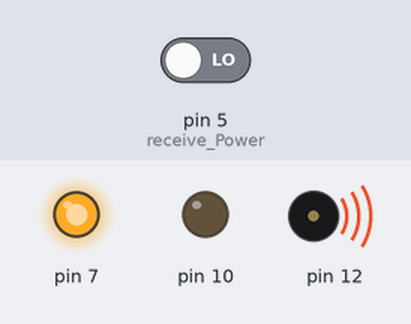
A sketch run on a simulated Arduino Uno, built with avr-gcc and run on an emulated ATmega328P. Parts: output pins drawn as LEDs (lit = HIGH), buzzer (waves = sounding). Inputs (shaded band) come from the test bench; at power-on: pin 5 (receive_Power) LOW.

Above: at 1.2 s.
1.3 s: pin 5 (receive_Power) driven HIGH
At 2.4 s:
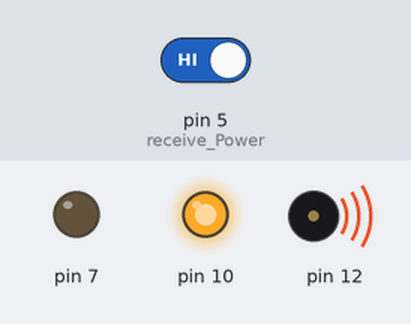
2.8 s: pin 5 (receive_Power) driven LOW
At 3.5 s:
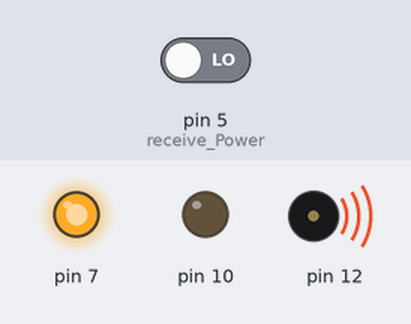
Timing chart, 0 to 5.8 s (numbered marks = the images above; inputs shaded):
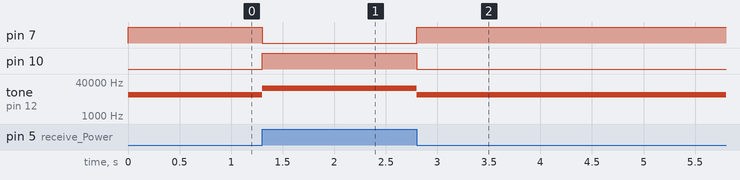

The sketch:

OFMSTX.ino
```cpp
 int sender_code = 1;
int receive_Power =5;


void setup() {
  pinMode(receive_Power,INPUT);
  pinMode(sender_code,OUTPUT);
  Serial.begin(9600);
  pinMode(7, OUTPUT);
  pinMode(10, OUTPUT);

}

void loop() {

  if(digitalRead( receive_Power)==1)
    {
        tone(12,20000);                //ส่ง20kHzและแสดงLEDสีเขียวที่ขา10   ต่อไฟบ้าน
        digitalWrite(7,LOW);
        digitalWrite(10,HIGH);

    }

   if(digitalRead( receive_Power)==0)
     {
        tone(12,10000);              //ส่ง10kHzและแสดงLEDสีเหลืองที่ขา7   ต่อไฟแบตเตอรี่
        digitalWrite(7,HIGH);
        digitalWrite(10,LOW);
        ;

    }
}
```

Measured:
- after the input at 1.3 s, pin 7: HIGH → LOW at once; pin 10: LOW → HIGH at once; tone on pin 12: 10000 Hz → 20000 Hz at once
- after the input at 2.8 s, pin 7: LOW → HIGH at once; pin 10: HIGH → LOW at once; tone on pin 12: 20000 Hz → 10000 Hz at once
